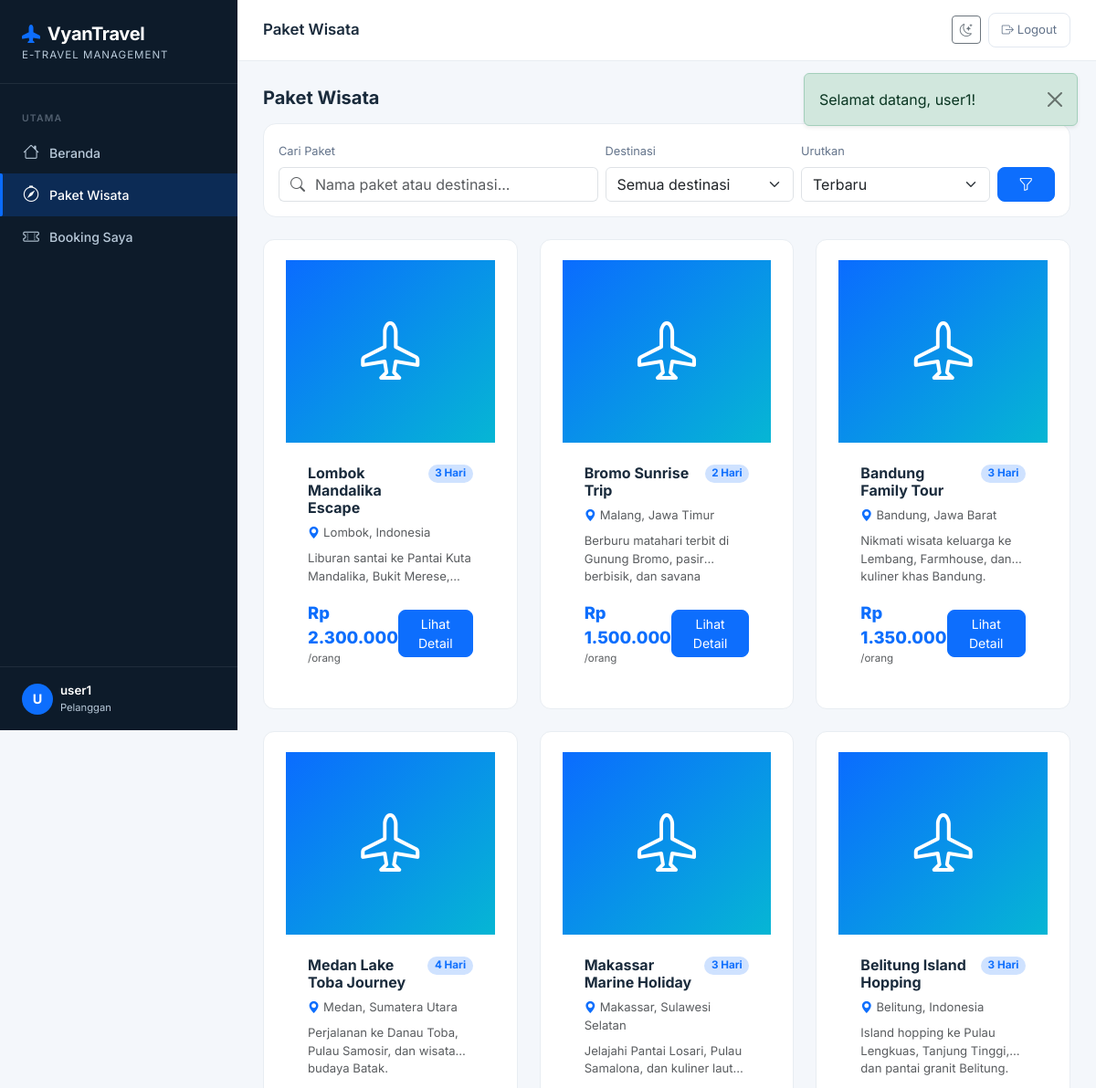
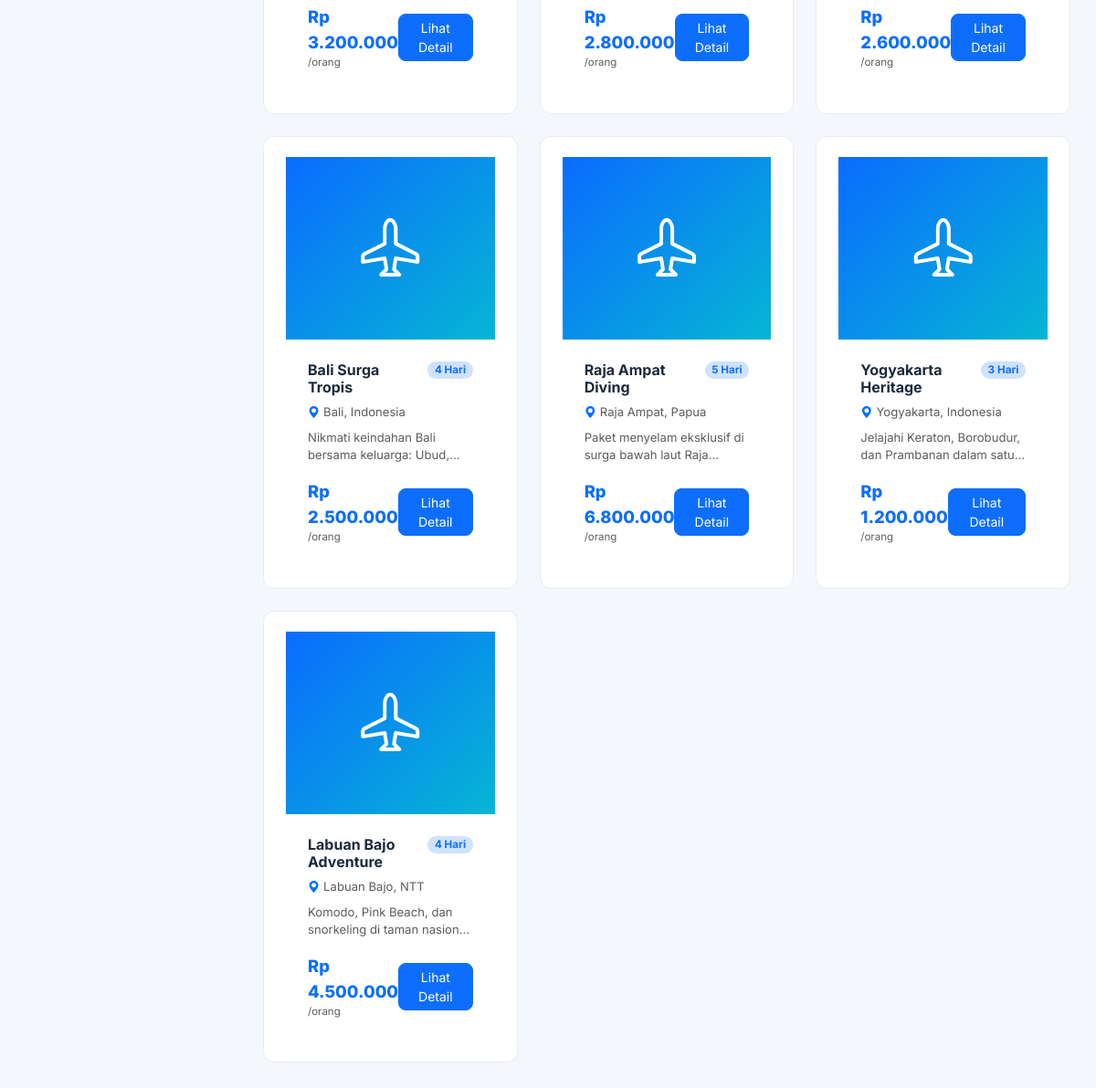
The app's page /pelanggan/paket (signed in) with its own data (2 pictures, top to bottom).
### tables this page shows
CREATE TABLE `paket_wisata` (
  `id` int(10) UNSIGNED NOT NULL,
  `nama_paket` varchar(150) NOT NULL,
  `destinasi` varchar(150) NOT NULL,
  `harga` decimal(12,2) NOT NULL,
  `deskripsi` text DEFAULT NULL,
  `foto` varchar(255) DEFAULT NULL,
  `durasi_hari` tinyint(3) UNSIGNED DEFAULT 1,
  `kuota` smallint(5) UNSIGNED DEFAULT 10,
  `status` enum('aktif','nonaktif') DEFAULT 'aktif',
  `created_at` timestamp NOT NULL DEFAULT current_timestamp(),
  `updated_at` timestamp NOT NULL DEFAULT current_timestamp() ON UPDATE current_timestamp()
);

### app/Core/BaseController.php (called while the page is built, shortened)
<?php
abstract class BaseController {
    protected function view(string $view, array $data = [], string $layout = 'layouts/main'): void {
        extract($data, EXTR_SKIP);
        $viewFile   = APP_PATH . '/Views/' . $view . '.php';
        require $viewFile;
    }
}

### app/Controllers/PelangganController.php (called while the page is built, shortened)
<?php
require_once APP_PATH . '/Core/BaseController.php';
require_once APP_PATH . '/Models/PaketWisataModel.php';
class PelangganController extends BaseController {
    private PaketWisataModel  $paketModel;
    public function __construct() {
        $this->paketModel        = new PaketWisataModel();
    }
    public function paketList(): void {
        $keyword = trim($_GET['q'] ?? '');
        $pakets  = $keyword
            ? $this->paketModel->search($keyword)
            : $this->paketModel->getAll('aktif');
        $this->view('pelanggan/paket', [
            'title'   => 'Paket Wisata',
            'pakets'  => $pakets,
            'keyword' => $keyword,
        ]);
    }
}

### public/index.php (called while the page is built, shortened)
<?php
require_once ROOT_PATH . '/config/Database.php';
require_once ROOT_PATH . '/app/Core/Router.php';
require_once ROOT_PATH . '/app/Core/BaseController.php';
$router = new Router();
$router->get('/',          ['AuthController', 'showLogin']);
$router->get('/login',     ['AuthController', 'showLogin']);
$router->post('/login',    ['AuthController', 'login']);
$router->get('/register',  ['AuthController', 'showRegister']);
$router->post('/register', ['AuthController', 'register']);
$router->get('/logout',    ['AuthController', 'logout']);
$router->get('/admin/dashboard',                ['AdminController', 'dashboard']);
$router->get('/admin/paket',                    ['AdminController', 'paketIndex']);
$router->get('/admin/paket/create',             ['AdminController', 'paketCreate']);
$router->post('/admin/paket/store',             ['AdminController', 'paketStore']);
$router->get('/admin/paket/:id/edit',           ['AdminController', 'paketEdit']);
$router->post('/admin/paket/:id/update',        ['AdminController', 'paketUpdate']);
$router->post('/admin/paket/:id/delete',        ['AdminController', 'paketDelete']);
$router->get('/admin/booking',                  ['AdminController', 'bookingIndex']);
$router->post('/admin/booking/:id/status',      ['AdminController', 'bookingUpdateStatus']);
$router->get('/pelanggan/dashboard',            ['PelangganController', 'dashboard']);
$router->get('/pelanggan/paket',                ['PelangganController', 'paketList']);
$router->get('/pelanggan/paket/:id',            ['PelangganController', 'paketDetail']);
$router->post('/pelanggan/booking/store',       ['PelangganController', 'bookingStore']);
$router->get('/pelanggan/booking',              ['PelangganController', 'bookingList']);
$router->get('/pelanggan/booking/:id/hotel',    ['PelangganController', 'hotelOptions']);
$router->post('/pelanggan/hotel-booking/store', ['PelangganController', 'hotelBookingStore']);
$router->get('/pelanggan/booking/:id/download', ['PelangganController', 'downloadTiket']);
$router->dispatch(
    $_SERVER['REQUEST_METHOD'],
    $_SERVER['REQUEST_URI']
);

### config/Database.php (called while the page is built, shortened)
<?php
class Database {
    private static ?PDO $instance = null;
    private static string $host    = 'localhost';
    private static string $db      = 'vyantravel_db';
    private static string $user    = 'root';
    private static string $pass    = '';
    private static string $charset = 'utf8mb4';
    public static function getConnection(): PDO {
        if (self::$instance === null) {
            $dsn = "mysql:host=" . self::$host
                 . ";dbname=" . self::$db
                 . ";charset=" . self::$charset;
            $options = [
                PDO::ATTR_ERRMODE            => PDO::ERRMODE_EXCEPTION,
                PDO::ATTR_DEFAULT_FETCH_MODE => PDO::FETCH_ASSOC,
                PDO::ATTR_EMULATE_PREPARES   => false,
            ];
            try {
                self::$instance = new PDO($dsn, self::$user, self::$pass, $options);
            } catch (PDOException $e) {
                error_log("DB Connection Error: " . $e->getMessage());
                http_response_code(500);
                die(json_encode(['error' => 'Koneksi database gagal. Silakan coba lagi nanti.']));
            }
        }
        return self::$instance;
    }
}

### app/Models/PaketWisataModel.php (called while the page is built, shortened)
<?php
require_once ROOT_PATH . '/config/Database.php';
class PaketWisataModel {
    private PDO $db;
    public function __construct() {
        $this->db = Database::getConnection();
    }
    public function getAll(string $status = 'aktif'): array {
        if ($status === 'all') {
            $stmt = $this->db->query(
                "SELECT * FROM paket_wisata ORDER BY created_at DESC"
            );
        } else {
            $stmt = $this->db->prepare(
                "SELECT * FROM paket_wisata WHERE status = :status ORDER BY created_at DESC"
            );
            $stmt->execute([':status' => $status]);
        }
        return $stmt->fetchAll();
    }
}

### app/Views/pelanggan/paket.php (the view, shortened to what this page needs)
<?php
$keyword    = $keyword ?? '';
$sort       = $sort ?? '';
$pakets     = $pakets ?? [];
$sortOptions = [
    'terbaru'      => 'Terbaru',
    'harga_asc'    => 'Harga terendah',
    'harga_desc'   => 'Harga tertinggi',
    'durasi_asc'   => 'Durasi tersingkat',
    'durasi_desc'  => 'Durasi terlama',
];
?>
<div class="mb-4">
    <h5 class="fw-700 mb-0">Paket Wisata</h5>
    <form method="GET" action="<?= BASE_URL ?>/pelanggan/paket" class="stat-card p-3 mt-3">
        <div class="row g-2 align-items-end">
            <div class="col-md-5">
                <label class="form-label fs-8 text-secondary-soft">Cari Paket</label>
                <div class="input-group">
                    <span class="input-group-text bg-white border-end-0">
                        <i class="bi bi-search text-muted"></i>
                    </span>
                    <input type="text" name="q" class="form-control border-start-0 ps-0"
                           placeholder="Nama paket atau destinasi..."
                           value="<?= htmlspecialchars($keyword) ?>">
                </div>
            </div>
            <div class="col-md-3">
                <label class="form-label fs-8 text-secondary-soft">Destinasi</label>
                <select name="destinasi" class="form-select">
                    <option value="">Semua destinasi</option>
                </select>
            </div>
            <div class="col-md-3">
                <label class="form-label fs-8 text-secondary-soft">Urutkan</label>
                <select name="sort" class="form-select">
                    <?php foreach ($sortOptions as $value => $label): ?>
                    <option value="<?= $value ?>" <?= ($sort ?: 'terbaru') === $value ? 'selected' : '' ?>>
                        <?= $label ?>
                    </option>
                    <?php endforeach; ?>
                </select>
            </div>
            <div class="col-md-1 d-grid">
                <button type="submit" class="btn btn-primary rounded-3">
                    <i class="bi bi-funnel"></i>
                </button>
            </div>
        </div>
    </form>
</div>
<?php if (empty($pakets)): ?>
<div class="text-center py-5">
    <i class="bi bi-emoji-frown fs-3rem text-muted"></i>
    <p class="text-muted mt-2">Tidak ada paket wisata yang cocok dengan filter.</p>
    <a href="<?= BASE_URL ?>/pelanggan/paket" class="btn btn-outline-primary rounded-3 mt-1">Reset Filter</a>
</div>
<?php else: ?>
<div class="row g-4">
    <?php foreach ($pakets as $p): ?>
    <div class="col-md-6 col-xl-4">
        <div class="stat-card paket-card h-100 d-flex flex-column"
             onclick="location.href='<?= BASE_URL ?>/pelanggan/paket/<?= $p['id'] ?>'">
            <?php if ($p['foto']): ?>
            <img src="<?= BASE_URL ?>/uploads/paket/<?= htmlspecialchars($p['foto']) ?>"
                 alt="<?= htmlspecialchars($p['nama_paket']) ?>"
                 class="img-cover-200">
            <?php else: ?>
            <div class="img-cover-200 bg-gradient-primary-alt d-flex align-items-center justify-content-center text-white fs-4rem">
                <i class="bi bi-airplane"></i>
            </div>
            <?php endif; ?>
            <div class="p-4 d-flex flex-column flex-fill">
                <div class="d-flex justify-content-between align-items-start mb-2">
                    <h6 class="fw-700 mb-0"><?= htmlspecialchars($p['nama_paket']) ?></h6>
                    <span class="badge bg-primary-subtle text-primary rounded-pill ms-2 fs-73">
                        <?= $p['durasi_hari'] ?> Hari
                    </span>
                </div>
                <div class="text-muted mb-2 fs-82">
                    <i class="bi bi-geo-alt-fill text-primary me-1"></i><?= htmlspecialchars($p['destinasi']) ?>
                </div>
                <p class="text-muted mb-3 flex-fill fs-82 line-clamp-2">
                    <?= htmlspecialchars($p['deskripsi'] ?? '') ?>
                </p>
                <div class="d-flex justify-content-between align-items-center mt-auto">
                    <div>
                        <div class="fs-115 fw-800 text-primary">
                            Rp <?= number_format($p['harga'], 0, ',', '.') ?>
                        </div>
                        <div class="text-muted fs-72">/orang</div>
                    </div>
                    <span class="btn btn-primary btn-sm rounded-3 px-3">Lihat Detail</span>
                </div>
            </div>
        </div>
    </div>
    <?php endforeach; ?>
</div>
<?php endif; ?>

### app/Core/Router.php (shortened to what this page needs)
<?php
class Router {
    private array $routes = [];
    public function get(string $path, array $handler): void {
        $this->routes['GET'][$path] = $handler;
    }
    public function post(string $path, array $handler): void {
        $this->routes['POST'][$path] = $handler;
    }
    public function dispatch(string $method, string $uri): void {
        $uri = strtok($uri, '?');
        $uri = urldecode($uri);
        $base = rtrim(dirname($_SERVER['SCRIPT_NAME']), '/');
        $uri  = '/' . ltrim(substr($uri, strlen($base)), '/');
        $uri  = ($uri === '') ? '/' : $uri;
        $routes = $this->routes[$method] ?? [];
        foreach ($routes as $route => $handler) {
            $pattern = preg_replace('#:([a-zA-Z0-9_]+)#', '(?P<$1>[^/]+)', $route);
            $pattern = '#^' . $pattern . '$#';
            if (preg_match($pattern, $uri, $matches)) {
                [$controllerClass, $methodName] = $handler;
                $params = array_filter($matches, 'is_string', ARRAY_FILTER_USE_KEY);
                $ctrl   = new $controllerClass();
                $ctrl->$methodName(...array_values($params));
                return;
            }
        }
    }
}

### app/Views/layouts/main.php (style rules this page uses)
:root { --vt-primary: #0A6CFF; --vt-primary-d: #0052CC; --vt-accent: #FF6B35; --vt-sidebar-w: 260px; --vt-sidebar-bg:#0D1B2A; --vt-sidebar-txt:#B8C9D9; --vt-sidebar-active:#0A6CFF; }
* { box-sizing: border-box; }
body { font-family: 'Inter', sans-serif; background: #F4F7FB; color: #1A2B3C; min-height: 100vh; }
@media (min-width: 992px) { .form-select, .form-control { min-height: auto; } }
@media (min-width: 992px) { .btn { min-height: auto; } }
.stat-card { background: #fff; border-radius: 14px; padding: 22px 24px; border: 1px solid #E8EDF2; position: relative; overflow: hidden; }
.fs-4rem { font-size: 4rem !important; }
.fs-115 { font-size: 1.15rem !important; }
.fs-82 { font-size: .82rem !important; }
.fs-8 { font-size: .8rem !important; }
.fs-73 { font-size: .73rem !important; }
.fs-72 { font-size: .72rem !important; }
.fw-800 { font-weight: 800 !important; }
.fw-700 { font-weight: 700 !important; }
.line-clamp-2 { display: -webkit-box; line-clamp: 2; -webkit-line-clamp: 2; -webkit-box-orient: vertical; overflow: hidden; }
.text-secondary-soft { color: #64748B !important; }
.img-cover-180, .img-cover-200, .img-cover-300 { width: 100%; object-fit: cover; }
.img-cover-200 { height: 200px; }
.bg-gradient-primary-alt { background: linear-gradient(135deg, #0A6CFF, #06B6D4); }
.paket-card { border-radius: 12px; overflow: hidden; border: 1px solid #E8EDF2; transition: transform 0.2s, box-shadow 0.2s; }

### records on screen
paket_wisata: nama_paket "Lombok Mandalika Escape", durasi_hari "3", destinasi "Lombok, Indonesia", deskripsi "Liburan santai ke Pantai Kuta Mandalika, Bukit…", harga "2.300.000"
paket_wisata: nama_paket "Bromo Sunrise Trip", durasi_hari "2", destinasi "Malang, Jawa Timur", deskripsi "Berburu matahari terbit di Gunung Bromo, pasir berbisik, dan…", harga "1.500.000"
paket_wisata: nama_paket "Bandung Family Tour", durasi_hari "3", destinasi "Bandung, Jawa Barat", deskripsi "Nikmati wisata keluarga ke Lembang, Farmhouse, dan kuliner khas Bandung.", harga "1.350.000"
paket_wisata: nama_paket "Medan Lake Toba Journey", durasi_hari "4", destinasi "Medan, Sumatera Utara", deskripsi "Perjalanan ke Danau Toba, Pulau Samosir, dan wisata budaya Batak.", harga "3.200.000"
paket_wisata: nama_paket "Makassar Marine Holiday", durasi_hari "3", destinasi "Makassar, Sulawesi Selatan", deskripsi "Jelajahi Pantai Losari, Pulau Samalona, dan kuliner…", harga "2.800.000"
paket_wisata: nama_paket "Belitung Island Hopping", durasi_hari "3", destinasi "Belitung, Indonesia", deskripsi "Island hopping ke Pulau Lengkuas, Tanjung Tinggi, dan pantai granit Belitung.", harga "2.600.000"
paket_wisata: nama_paket "Bali Surga Tropis", durasi_hari "4", destinasi "Bali, Indonesia", deskripsi "Nikmati keindahan Bali bersama keluarga:…", harga "2.500.000"
paket_wisata: nama_paket "Raja Ampat Diving", durasi_hari "5", destinasi "Raja Ampat, Papua", deskripsi "Paket menyelam eksklusif di surga bawah laut…", harga "6.800.000"
paket_wisata: nama_paket "Yogyakarta Heritage", durasi_hari "3", destinasi "Yogyakarta, Indonesia", deskripsi "Jelajahi Keraton, Borobudur, dan Prambanan dalam…", harga "1.200.000"
paket_wisata: nama_paket "Labuan Bajo Adventure", durasi_hari "4", destinasi "Labuan Bajo, NTT", deskripsi "Komodo, Pink Beach, dan snorkeling di taman…", harga "4.500.000"

### other values on screen
form field sort "Terbaru"
